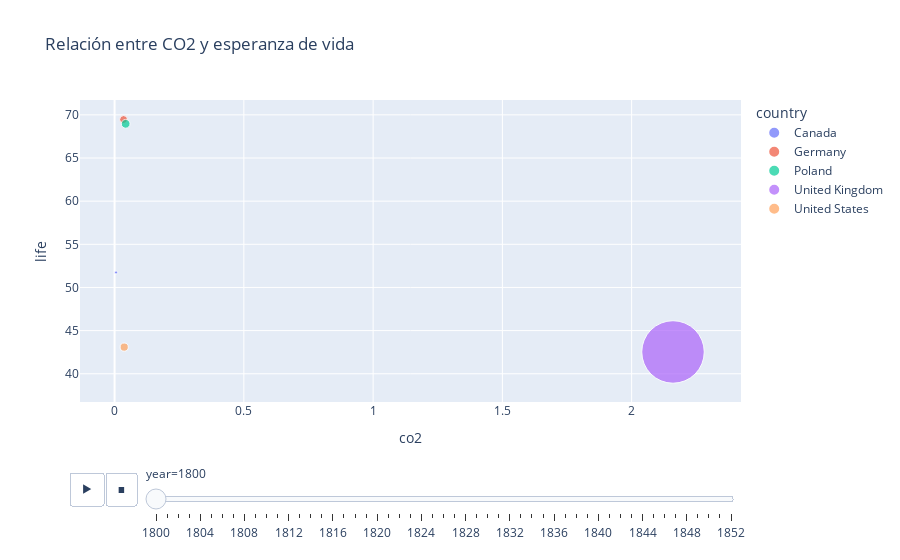

Notebook source saved alongside this figure:
### Markdown cell above
Veamos el diagrama de dispersión entre las emisiones de $CO_2$ y la esperanza de vida a través de los años. En el hover, se encuentra el país y el tamaño de la burbuja depende del nivel de $CO_2$

### Code cell
import plotly.express as px

df_filtered = merged_df.dropna(subset=['co2'])

fig = px.scatter(df_filtered, x='co2', y='life', 
                 animation_frame="year", 
                 size='co2', 
                 color='country', 
                 hover_name='country',
                 size_max=70,
                 title='Relación entre CO2 y esperanza de vida')

fig.show()

### Figure 1 — Plotly figure (JSON) as saved in the notebook; plotly's stock layout.template omitted (floating-point values rounded to 4 significant figures)
{"data": [{"hovertemplate": "<b>%{hovertext}</b><br><br>country=Canada<br>year=1800<br>co2=%{marker.size}<br>life=%{y}<extra></extra>", "hovertext": ["Canada"], "legendgroup": "Canada", "marker": {"color": "#636efa", "size": [0.00568], "sizemode": "area", "sizeref": 0.001106, "symbol": "circle"}, "mode": "markers", "name": "Canada", "orientation": "v", "showlegend": true, "type": "scatter", "x": [0.00568], "xaxis": "x", "y": [51.74], "yaxis": "y"}, {"hovertemplate": "<b>%{hovertext}</b><br><br>country=Germany<br>year=1800<br>co2=%{marker.size}<br>life=%{y}<extra></extra>", "hovertext": ["Germany"], "legendgroup": "Germany", "marker": {"color": "#EF553B", "size": [0.0348], "sizemode": "area", "sizeref": 0.001106, "symbol": "circle"}, "mode": "markers", "name": "Germany", "orientation": "v", "showlegend": true, "type": "scatter", "x": [0.0348], "xaxis": "x", "y": [69.46], "yaxis": "y"}, {"hovertemplate": "<b>%{hovertext}</b><br><br>country=Poland<br>year=1800<br>co2=%{marker.size}<br>life=%{y}<extra></extra>", "hovertext": ["Poland"], "legendgroup": "Poland", "marker": {"color": "#00cc96", "size": [0.0428], "sizemode": "area", "sizeref": 0.001106, "symbol": "circle"}, "mode": "markers", "name": "Poland", "orientation": "v", "showlegend": true, "type": "scatter", "x": [0.0428], "xaxis": "x", "y": [68.96], "yaxis": "y"}, {"hovertemplate": "<b>%{hovertext}</b><br><br>country=United Kingdom<br>year=1800<br>co2=%{marker.size}<br>life=%{y}<extra></extra>", "hovertext": ["United Kingdom"], "legendgroup": "United Kingdom", "marker": {"color": "#ab63fa", "size": [2.16], "sizemode": "area", "sizeref": 0.001106, "symbol": "circle"}, "mode": "markers", "name": "United Kingdom", "orientation": "v", "showlegend": true, "type": "scatter", "x": [2.16], "xaxis": "x", "y": [42.53], "yaxis": "y"}, {"hovertemplate": "<b>%{hovertext}</b><br><br>country=United States<br>year=1800<br>co2=%{marker.size}<br>life=%{y}<extra></extra>", "hovertext": ["United States"], "legendgroup": "United States", "marker": {"color": "#FFA15A", "size": [0.0372], "sizemode": "area", "sizeref": 0.001106, "symbol": "circle"}, "mode": "markers", "name": "United States", "orientation": "v", "showlegend": true, "type": "scatter", "x": [0.0372], "xaxis": "x", "y": [43.09], "yaxis": "y"}], "layout": {"legend": {"itemsizing": "constant", "title": {"text": "country"}, "tracegroupgap": 0}, "sliders": [{"active": 0, "currentvalue": {"prefix": "year="}, "len": 0.9, "pad": {"b": 10, "t": 60}, "steps": [{"args": [["1800"], {"frame": {"duration": 0, "redraw": false}, "fromcurrent": true, "mode": "immediate", "transition": {"duration": 0, "easing": "linear"}}], "label": "1800", "method": "animate"}, {"args": [["1801"], {"frame": {"duration": 0, "redraw": false}, "fromcurrent": true, "mode": "immediate", "transition": {"duration": 0, "easing": "linear"}}], "label": "1801", "method": "animate"}, {"args": [["1802"], {"frame": {"duration": 0, "redraw": false}, "fromcurrent": true, "mode": "immediate", "transition": {"duration": 0, "easing": "linear"}}], "label": "1802", "method": "animate"}, {"args": [["1803"], {"frame": {"duration": 0, "redraw": false}, "fromcurrent": true, "mode": "immediate", "transition": {"duration": 0, "easing": "linear"}}], "label": "1803", "method": "animate"}, {"args": [["1804"], {"frame": {"duration": 0, "redraw": false}, "fromcurrent": true, "mode": "immediate", "transition": {"duration": 0, "easing": "linear"}}], "label": "1804", "method": "animate"}, {"args": [["1805"], {"frame": {"duration": 0, "redraw": false}, "fromcurrent": true, "mode": "immediate", "transition": {"duration": 0, "easing": "linear"}}], "label": "1805", "method": "animate"}, {"args": [["1806"], {"frame": {"duration": 0, "redraw": false}, "fromcurrent": true, "mode": "immediate", "transition": {"duration": 0, "easing": "linear"}}], "label": "1806", "method": "animate"}, {"args": [["1807"], {"frame": {"duration": 0, "redraw": false}, "fromcurrent": true, "mode": "immediate", "transition": {"duration": 0, "easing": "linear"}}], "label": "1807", "method": "animate"}, {"args": [["1808"], {"frame": {"duration": 0, "redraw": false}, "fromcurrent": true, "mode": "immediate", "transition": {"duration": 0, "easing": "linear"}}], "label": "1808", "method": "animate"}, {"args": [["1809"], {"frame": {"duration": 0, "redraw": false}, "fromcurrent": true, "mode": "immediate", "transition": {"duration": 0, "easing": "linear"}}], "label": "1809", "method": "animate"}, {"args": [["1810"], {"frame": {"duration": 0, "redraw": false}, "fromcurrent": true, "mode": "immediate", "transition": {"duration": 0, "easing": "linear"}}], "label": "1810", "method": "animate"}, {"args": [["1811"], {"frame": {"duration": 0, "redraw": false}, "fromcurrent": true, "mode": "immediate", "transition": {"duration": 0, "easing": "linear"}}], "label": "1811", "method": "animate"}, {"args": [["1812"], {"frame": {"duration": 0, "redraw": false}, "fromcurrent": true, "mode": "immediate", "transition": {"duration": 0, "easing": "linear"}}], "label": "1812", "method": "animate"}, {"args": [["1813"], {"frame": {"duration": 0, "redraw": false}, "fromcurrent": true, "mode": "immediate", "transition": {"duration": 0, "easing": "linear"}}], "label": "1813", "method": "animate"}, {"args": [["1814"], {"frame": {"duration": 0, "redraw": false}, "fromcurrent": true, "mode": "immediate", "transition": {"duration": 0, "easing": "linear"}}], "label": "1814", "method": "animate"}, {"args": [["1815"], {"frame": {"duration": 0, "redraw": false}, "fromcurrent": true, "mode": "immediate", "transition": {"duration": 0, "easing": "linear"}}], "label": "1815", "method": "animate"}, {"args": [["1816"], {"frame": {"duration": 0, "redraw": false}, "fromcurrent": true, "mode": "immediate", "transition": {"duration": 0, "easing": "linear"}}], "label": "1816", "method": "animate"}, {"args": [["1817"], {"frame": {"duration": 0, "redraw": false}, "fromcurrent": true, "mode": "immediate", "transition": {"duration": 0, "easing": "linear"}}], "label": "1817", "method": "animate"}, {"args": [["1818"], {"frame": {"duration": 0, "redraw": false}, "fromcurrent": true, "mode": "immediate", "transition": {"duration": 0, "easing": "linear"}}], "label": "1818", "method": "animate"}, {"args": [["1819"], {"frame": {"duration": 0, "redraw": false}, "fromcurrent": true, "mode": "immediate", "transition": {"duration": 0, "easing": "linear"}}], "label": "1819", "method": "animate"}, {"args": [["1820"], {"frame": {"duration": 0, "redraw": false}, "fromcurrent": true, "mode": "immediate", "transition": {"duration": 0, "easing": "linear"}}], "label": "1820", "method": "animate"}, {"args": [["1821"], {"frame": {"duration": 0, "redraw": false}, "fromcurrent": true, "mode": "immediate", "transition": {"duration": 0, "easing": "linear"}}], "label": "1821", "method": "animate"}, {"args": [["1822"], {"frame": {"duration": 0, "redraw": false}, "fromcurrent": true, "mode": "immediate", "transition": {"duration": 0, "easing": "linear"}}], "label": "1822", "method": "animate"}, {"args": [["1823"], {"frame": {"duration": 0, "redraw": false}, "fromcurrent": true, "mode": "immediate", "transition": {"duration": 0, "easing": "linear"}}], "label": "1823", "method": "animate"}, {"args": [["1824"], {"frame": {"duration": 0, "redraw": false}, "fromcurrent": true, "mode": "immediate", "transition": {"duration": 0, "easing": "linear"}}], "label": "1824", "method": "animate"}, {"args": [["1825"], {"frame": {"duration": 0, "redraw": false}, "fromcurrent": true, "mode": "immediate", "transition": {"duration": 0, "easing": "linear"}}], "label": "1825", "method": "animate"}, {"args": [["1826"], {"frame": {"duration": 0, "redraw": false}, "fromcurrent": true, "mode": "immediate", "transition": {"duration": 0, "easing": "linear"}}], "label": "1826", "method": "animate"}, {"args": [["1827"], {"frame": {"duration": 0, "redraw": false}, "fromcurrent": true, "mode": "immediate", "transition": {"duration": 0, "easing": "linear"}}], "label": "1827", "method": "animate"}, {"args": [["1828"], {"frame": {"duration": 0, "redraw": false}, "fromcurrent": true, "mode": "immediate", "transition": {"duration": 0, "easing": "linear"}}], "label": "1828", "method": "animate"}, {"args": [["1829"], {"frame": {"duration": 0, "redraw": false}, "fromcurrent": true, "mode": "immediate", "transition": {"duration": 0, "easing": "linear"}}], "label": "1829", "method": "animate"}, {"args": [["1830"], {"frame": {"duration": 0, "redraw": false}, "fromcurrent": true, "mode": "immediate", "transition": {"duration": 0, "easing": "linear"}}], "label": "1830", "method": "animate"}, {"args": [["1831"], {"frame": {"duration": 0, "redraw": false}, "fromcurrent": true, "mode": "immediate", "transition": {"duration": 0, "easing": "linear"}}], "label": "1831", "method": "animate"}, {"args": [["1832"], {"frame": {"duration": 0, "redraw": false}, "fromcurrent": true, "mode": "immediate", "transition": {"duration": 0, "easing": "linear"}}], "label": "1832", "method": "animate"}, {"args": [["1833"], {"frame": {"duration": 0, "redraw": false}, "fromcurrent": true, "mode": "immediate", "transition": {"duration": 0, "easing": "linear"}}], "label": "1833", "method": "animate"}, {"args": [["1834"], {"frame": {"duration": 0, "redraw": false}, "fromcurrent": true, "mode": "immediate", "transition": {"duration": 0, "easing": "linear"}}], "label": "1834", "method": "animate"}, {"args": [["1835"], {"frame": {"duration": 0, "redraw": false}, "fromcurrent": true, "mode": "immediate", "transition": {"duration": 0, "easing": "linear"}}], "label": "1835", "method": "animate"}, {"args": [["1836"], {"frame": {"duration": 0, "redraw": false}, "fromcurrent": true, "mode": "immediate", "transition": {"duration": 0, "easing": "linear"}}], "label": "1836", "method": "animate"}, {"args": [["1837"], {"frame": {"duration": 0, "redraw": false}, "fromcurrent": true, "mode": "immediate", "transition": {"duration": 0, "easing": "linear"}}], "label": "1837", "method": "animate"}, {"args": [["1838"], {"frame": {"duration": 0, "redraw": false}, "fromcurrent": true, "mode": "immediate", "transition": {"duration": 0, "easing": "linear"}}], "label": "1838", "method": "animate"}, {"args": [["1839"], {"frame": {"duration": 0, "redraw": false}, "fromcurrent": true, "mode": "immediate", "transition": {"duration": 0, "easing": "linear"}}], "label": "1839", "method": "animate"}, {"args": [["1840"], {"frame": {"duration": 0, "redraw": false}, "fromcurrent": true, "mode": "immediate", "transition": {"duration": 0, "easing": "linear"}}], "label": "1840", "method": "animate"}, {"args": [["1841"], {"frame": {"duration": 0, "redraw": false}, "fromcurrent": true, "mode": "immediate", "transition": {"duration": 0, "easing": "linear"}}], "label": "1841", "method": "animate"}, {"args": [["1842"], {"frame": {"duration": 0, "redraw": false}, "fromcurrent": true, "mode": "immediate", "transition": {"duration": 0, "easing": "linear"}}], "label": "1842", "method": "animate"}, {"args": [["1843"], {"frame": {"duration": 0, "redraw": false}, "fromcurrent": true, "mode": "immediate", "transition": {"duration": 0, "easing": "linear"}}], "label": "1843", "method": "animate"}, {"args": [["1844"], {"frame": {"duration": 0, "redraw": false}, "fromcurrent": true, "mode": "immediate", "transition": {"duration": 0, "easing": "linear"}}], "label": "1844", "method": "animate"}, {"args": [["1845"], {"frame": {"duration": 0, "redraw": false}, "fromcurrent": true, "mode": "immediate", "transition": {"duration": 0, "easing": "linear"}}], "label": "1845", "method": "animate"}, {"args": [["1846"], {"frame": {"duration": 0, "redraw": false}, "fromcurrent": true, "mode": "immediate", "transition": {"duration": 0, "easing": "linear"}}], "label": "1846", "method": "animate"}, {"args": [["1847"], {"frame": {"duration": 0, "redraw": false}, "fromcurrent": true, "mode": "immediate", "transition": {"duration": 0, "easing": "linear"}}], "label": "1847", "method": "animate"}, {"args": [["1848"], {"frame": {"duration": 0, "redraw": false}, "fromcurrent": true, "mode": "immediate", "transition": {"duration": 0, "easing": "linear"}}], "label": "1848", "method": "animate"}, {"args": [["1849"], {"frame": {"duration": 0, "redraw": false}, "fromcurrent": true, "mode": "immediate", "transition": {"duration": 0, "easing": "linear"}}], "label": "1849", "method": "animate"}, {"args": [["1850"], {"frame": {"duration": 0, "redraw": false}, "fromcurrent": true, "mode": "immediate", "transition": {"duration": 0, "easing": "linear"}}], "label": "1850", "method": "animate"}, {"args": [["1851"], {"frame": {"duration": 0, "redraw": false}, "fromcurrent": true, "mode": "immediate", "transition": {"duration": 0, "easing": "linear"}}], "label": "1851", "method": "animate"}, {"args": [["1852"], {"frame": {"duration": 0, "redraw": false}, "fromcurrent": true, "mode": "immediate", "transition": {"duration": 0, "easing": "linear"}}], "label": "1852", "method": "animate"}], "x": 0.1, "xanchor": "left", "y": 0, "yanchor": "top"}], "title": {"text": "Relación entre CO2 y esperanza de vida"}, "updatemenus": [{"buttons": [{"args": [null, {"frame": {"duration": 500, "redraw": false}, "fromcurrent": true, "mode": "immediate", "transition": {"duration": 500, "easing": "linear"}}], "label": "&#9654;", "method": "animate"}, {"args": [[null], {"frame": {"duration": 0, "redraw": false}, "fromcurrent": true, "mode": "immediate", "transition": {"duration": 0, "easing": "linear"}}], "label": "&#9724;", "method": "animate"}], "direction": "left", "pad": {"r": 10, "t": 70}, "showactive": false, "type": "buttons", "x": 0.1, "xanchor": "right", "y": 0, "yanchor": "top"}], "xaxis": {"anchor": "y", "domain": [0, 1], "title": {"text": "co2"}}, "yaxis": {"anchor": "x", "domain": [0, 1], "title": {"text": "life"}}}}
